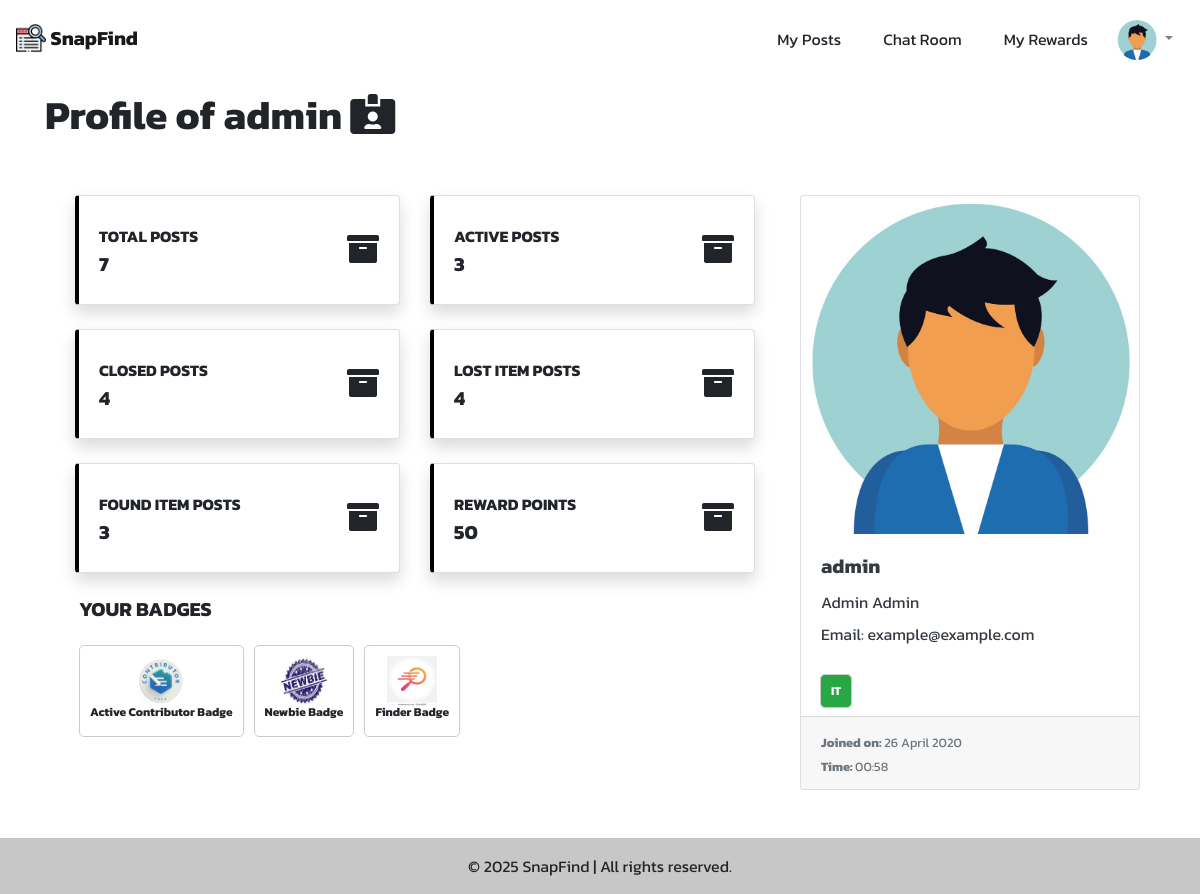
/accounts/1/ (signed in), run on the app's committed database.
### accounts/models.py (models this page shows, shortened)
class UserProfile(models.Model):
    avatar = models.ImageField(default='accounts/user_default.jpg', upload_to='accounts/') # Picture of user
    user = models.OneToOneField(User, on_delete=models.CASCADE) # reference to User Table
    faculty = models.ForeignKey(Faculty, on_delete=models.CASCADE) # reference to Faculty Table

class Reward(models.Model):
    user = models.ForeignKey(User, on_delete=models.CASCADE)
    points = models.IntegerField(default=0)
    badges = models.ManyToManyField(Badge, blank=True)
    created_at = models.DateTimeField(auto_now_add=True)

class Badge(models.Model):
    name = models.CharField(max_length=255)
    points_required = models.IntegerField()
    image = models.ImageField(upload_to='badges/')

class Faculty(models.Model):
    faculty_name = models.CharField(max_length=255)
    def __str__(self):
        return self.faculty_name

### accounts/views.py (the view)
# urls.py: path('<int:user_id>/', ProfileView.as_view(), name='profile'), # ProfileView
class ProfileView(View):
    template_name = 'profile.html'
    def get(self, request, user_id):
        user = User.objects.get(id=user_id)
        posts = Post.objects.filter(user=user)
        founds = Post.objects.filter(user=user, type='found')
        losts = Post.objects.filter(user=user, type='lost')
        reward, created = Reward.objects.get_or_create(user=request.user)
        closed = 0
        for post in posts:
            if post.is_active == False:
                closed += 1
        context = {
            'user': user,
            'posts': posts,
            'closed': closed,
            'active': len(posts) - closed,
            'founds': founds,
            'losts': losts,
            'rewards': reward
        }
        return render(request, self.template_name, context)

### accounts/templates/profile.html (shortened to what this page needs)
{% extends 'base_layout.html' %}
{% load static %}
{% block content %}
<div class="container mt-3">
    <h1><b> Profile of {{ user.username }} <i class="fas fa-id-card-alt"></i></b> </h1>
    <div class="container">
        <div class="row">
            <div class="col-lg-8">
                <div class="container mt-5">
                    <div class="row">
                        <div class="col mb-4 rotate-img">
                            <div class="card shadow h-100 py-2" style="border-left:.25rem solid black !important">
                                <div class="card-body">
                                    <div class="row no-gutters align-items-center">
                                        <div class="col mr-2">
                                            <div class="font-weight-bold text-uppercase mb-1">Total Posts</div>
                                            <div class="h5 mb-0 font-weight-bold text-gray-800">
                                                {{ posts|length }}
                                            </div>
                                        </div>
                                        <div class="col-auto">
                                            <i class="fas fa-archive fa-2x"></i>
                                        </div>
                                    </div>
                                </div>
                            </div>
                        </div>
                        <div class="col mb-4 rotate-img">
                            <div class="card shadow h-100 py-2" style="border-left:.25rem solid black !important">
                                <div class="card-body">
                                    <div class="row no-gutters align-items-center">
                                        <div class="col mr-2">
                                            <div class="font-weight-bold text-uppercase mb-1">Active Posts</div>
                                            <div class="h5 mb-0 font-weight-bold text-gray-800">
                                                {{ active }}
                                            </div>
                                        </div>
                                        <div class="col-auto">
                                            <i class="fas fa-archive fa-2x"></i>
                                        </div>
                                    </div>
                                </div>
                            </div>
                        </div>
                    </div>
                    <div class="row">
                        <div class="col mb-4 rotate-img">
                            <div class="card shadow h-100 py-2" style="border-left:.25rem solid black !important">
                                <div class="card-body">
                                    <div class="row no-gutters align-items-center">
                                        <div class="col mr-2">
                                            <div class="font-weight-bold text-uppercase mb-1">Closed Posts</div>
                                            <div class="h5 mb-0 font-weight-bold text-gray-800">
                                                {{ closed }}
                                            </div>
                                        </div>
                                        <div class="col-auto">
                                            <i class="fas fa-archive fa-2x"></i>
                                        </div>
                                    </div>
                                </div>
                            </div>
                        </div>
                        <div class="col mb-4 rotate-img">
                            <div class="card shadow h-100 py-2" style="border-left:.25rem solid black !important">
                                <div class="card-body">
                                    <div class="row no-gutters align-items-center">
                                        <div class="col mr-2">
                                            <div class="font-weight-bold text-uppercase mb-1">Lost Item Posts</div>
                                            <div class="h5 mb-0 font-weight-bold text-gray-800">
                                                {{ losts|length }}
                                            </div>
                                        </div>
                                        <div class="col-auto">
                                            <i class="fas fa-archive fa-2x"></i>
                                        </div>
                                    </div>
                                </div>
                            </div>
                        </div>
                    </div>
                    <div class="row">
                        <div class="col mb-4 rotate-img">
                            <div class="card shadow h-100 py-2" style="border-left:.25rem solid black !important">
                                <div class="card-body">
                                    <div class="row no-gutters align-items-center">
                                        <div class="col mr-2">
                                            <div class="font-weight-bold text-uppercase mb-1">Found Item Posts</div>
                                            <div class="h5 mb-0 font-weight-bold text-gray-800">
                                                {{ founds|length }}
                                            </div>
                                        </div>
                                        <div class="col-auto">
                                            <i class="fas fa-archive fa-2x"></i>
                                        </div>
                                    </div>
                                </div>
                            </div>
                        </div>
                        <div class="col mb-4 rotate-img">
                            <div class="card shadow h-100 py-2" style="border-left:.25rem solid black !important">
                                <div class="card-body">
                                    <div class="row no-gutters align-items-center">
                                        <div class="col mr-2">
                                            <div class="font-weight-bold text-uppercase mb-1">Reward Points</div>
                                            <div class="h5 mb-0 font-weight-bold text-gray-800">
                                                {{ rewards.points }}
                                            </div>
                                        </div>
                                        <div class="col-auto">
                                            <i class="fas fa-archive fa-2x"></i>
                                        </div>
                                    </div>
                                </div>
                            </div>
                        </div>
                    </div>
                    <div class="row ml-1">
                        <H5 style="font-weight:bold;">YOUR BADGES</H5>
                    </div>
                        <div class="row ml-1 mt-3 badges">
                            {% for badge in rewards.badges.all %}
                                <div class="badge">
                                    <img src="{{ badge.image.url }}" alt="{{ badge.name }}">
                                    <p>{{ badge.name }}</p>
                                </div>
                            {% empty %}
                                <p>No badges earned yet!</p>
                            {% endfor %}
                        </div>
                </div>
            </div>
            <div class="col-lg-4 mt-5">
                <div class="card w-100 text-dark mycard">
                    <div class="wrapper">
                        <img class="card-img-top" src="{{ user.userprofile.avatar.url }}" id="avatar_preview">
                    </div>
                    <div class="card-body">
                        <h5 class="card-title">
                            <b id='username'>{{ user.username }}</b>
                        </h5>
                        <p class="card-text">
                            <p>
                                <span id='first_name'> {{ user.first_name }} </span>
                                <span id='last_name'> {{ user.last_name }} </span>
                            </p>
                            <p>Email: <span id='email'> {{ user.email }} </span></p>
                        </p>
                    </div>
                    <div class="container mb-2 ml-1">
                        <p class="card-text">
                            <span class="badge badge-pill badge-success" id='faculty'> {{ user.userprofile.faculty }}
                            </span>
                        </p>
                    </div>
                    <div class="card-footer">
                        <small class="text-muted">
                            <b>Joined on: </b> {{ user.date_joined|date:"d F Y" }}
                            <br>
                            <b>Time: </b> {{ user.date_joined|date:"H:i" }}
                        </small>
                    </div>
                </div>
            </div>
        </div>
    </div>
</div>
{% endblock %}

### templates/base_layout.html (shortened to what this page needs)
{% load static %}
<!DOCTYPE html>
<html lang="en">
<head>
    <link rel="stylesheet" href="{% static 'css/bootstrap.min.css' %}">
    <link rel="stylesheet" href="{% static 'css/style.css' %}">
    <link rel="stylesheet" href="{% static 'css/fontawesome.all.min.css' %}">
</head>
<body class="d-flex flex-column min-vh-100">
    <nav class="navbar navbar-expand navbar-light" style="height: 75px;">
        <div class="collapse navbar-collapse" id="navbarTogglerDemo01">
            <a class="navbar-brand" href="{% url 'index' %}">
                <img src="{% static 'images/lost&found.png' %}" width="30" height="30" class="d-inline-block align-top" alt="">
                <b>SnapFind</b>
            </a>
            <ul class="navbar-nav ml-auto {% if request.user.is_authenticated %} mt-4 {% endif %}">
                <li class="nav-item active">
                    <a class="nav-link" href="{% url 'my_posts' %}">
                        <p class='btn m-0 index'>
                            My Posts
                        </p>
                    </a>
                </li>
                {% if request.user.is_authenticated %}
                <li class="nav-item active">
                    <a class="nav-link" href="{% url 'chat_index' %}">
                        <p class='btn m-0 index'>
                            Chat Room
                        </p>
                    </a>
                </li>
                {% if request.user.is_authenticated %}
                <li class="nav-item active">
                    <a class="nav-link" href="{% url 'rewards' %}">
                        <p class='btn m-0 index'>
                            My Rewards
                        </p>
                    </a>
                </li>
                {% endif %}
                <li class="nav-item dropdown">
                    <a class="nav-link dropdown-toggle my-circle" href="#" id="navbarDropdownMenuLink" role="button" data-toggle="dropdown" aria-haspopup="true" aria-expanded="false">
                        <img src="{{ request.user.userprofile.avatar.url }}" class="rounded-circle" style="width: 40px; height: 40px;">
                    </a>
                </li>
                {% endif %}
            </ul>
        </div>
    </nav>
    <main class="flex-grow-1">
        {% block content %}
        {% endblock %}
    </main>
    <footer class="bg-light text-center text-lg-start mt-5">
        <div class="text-center p-3" style="background-color: rgba(0, 0, 0, 0.2);">
            © 2025 SnapFind | All rights reserved.
        </div>
    </footer>
</body>
</html>

### static/css/style.css (style rules this page uses)
* { font-family: 'Kanit', sans-serif; word-wrap: break-word; padding: 0; margin: 0; }
body, html { height: 100%; }
body { animation: fadein .5s; }
.mycard { transition: .2s; }
.wrapper { position: relative; overflow: hidden; }
.wrapper:after { content: ''; display: block; padding-top: 100%; }
.wrapper img { width: auto; height: 100%; max-width: none; position: absolute; left: 50%; top: 0; transform: translateX(-50%); }
.rotate-img { transition: .3s; }
.my-circle { position: relative; width: 75px; height: 75px; overflow: hidden; }
.my-circle img { width: 100%; height: 100%; object-fit: cover; }

### accounts/templates/profile.html (style rules this page uses)
.badges { display: flex; flex-wrap: wrap; gap: 10px; }
.badge { border: 1px solid #ccc; border-radius: 5px; padding: 10px; text-align: center; }
.badge img { width: 50px; height: 50px; }

### data on the page
Reward: points "50"
Badge: image (picture), name "Active Contributor Badge"
Badge: image (picture), name "Newbie Badge"
Badge: image (picture), name "Finder Badge"

### other printed values
{{ user.username }} "admin"
{{ posts|length }} "7"
{{ active }} "3"
{{ closed }} "4"
{{ losts|length }} "4"
{{ founds|length }} "3"
{{ user.first_name }} "Admin"
{{ user.last_name }} "Admin"
{{ user.email }} "example@example.com"
{{ user.userprofile.faculty }} "IT"
{{ user.date_joined|date:"d F Y" }} "26 April 2020"
{{ user.date_joined|date:"H:i" }} "00:58"
